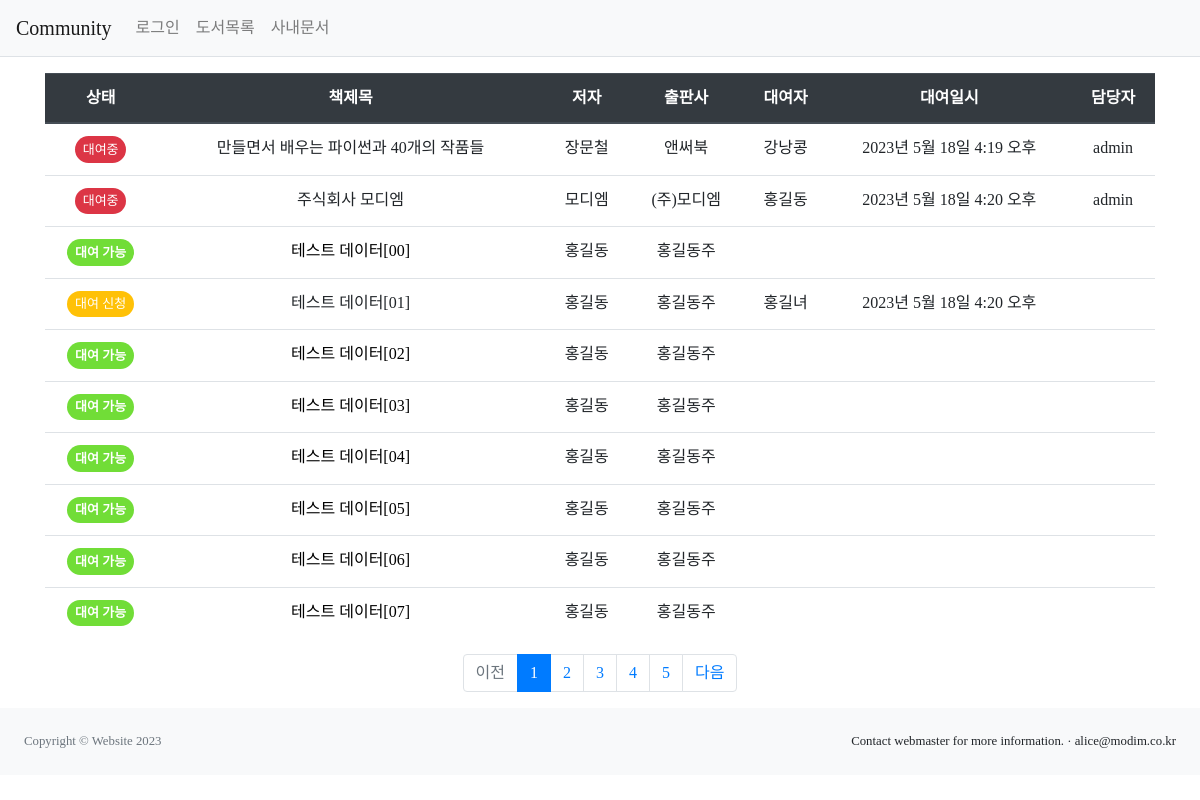
/community/, run on the app's committed database.
### community/models.py (models this page shows, shortened)
class Book(models.Model):
    title = models.CharField(max_length=100)
    author = models.CharField(max_length=50)
    publisher = models.CharField(max_length=50)

class Borrow(models.Model):
    borrower = models.CharField(max_length=10)
    borrow_date = models.DateTimeField(auto_now_add=True)
    manager = models.ForeignKey(User, null=True, blank=True, on_delete=models.PROTECT, max_length=10)
    book = models.OneToOneField(Book, on_delete=models.RESTRICT)
    state = models.BooleanField(default=True)

### community/views.py (the view)
# urls.py: path('', views.index),
def index(request):
    page = request.GET.get('page', '1') # 페이지
    book_list = Book.objects.order_by('title')
    paginator = Paginator(book_list, 10)
    page_obj = paginator.get_page(page)
    context = {'book_list' : page_obj }
    return render(request, 'community/book_list.html', context)

### templates/community/book_list.html (shortened to what this page needs)
{% extends 'base.html' %}
{% block content %}
<section class="container my-3">
    <table class="table">
        <thead>
        <tr class="text-center thead-dark">
            <th>상태</th>
            <th style="width:35%">책제목</th>
            <th>저자</th>
            <th>출판사</th>
            <th>대여자</th>
            <th>대여일시</th>
            <th>담당자</th>
        </tr>
        </thead>
        <tbody>
        {% if book_list %}
        {% for book in book_list %}
        <tr class="text-center">
            <td>
                {%if book.borrow %}
                    {%if book.borrow.state %}
                        <span class="badge rounded-pill bg-danger">대여중</span>
                    {% else %}
                        <span class="badge rounded-pill bg-warning">대여 신청</span>
                    {% endif %}
                {% else %}
                    <span class="badge rounded-pill bg-success">대여 가능</span>
                {% endif%}
            </td>
            <td>
                {% if book.borrow %}
                {{ book.title }}
                {% else %}
                <a href="#" class="borrow" data-uri="{% url 'community:book_borrow' book.id%}"> {{ book.title }}</a>
                {% endif %}
            </td>
            <td>{{ book.author }}</td>
            <td>{{ book.publisher }}</td>
            <td>
                {%if book.borrow %}
                {{ book.borrow.borrower }}
                {% endif %}
            </td>
            <td>
                {%if book.borrow %}
                {{ book.borrow.borrow_date }}
                {% endif %}
            <td>
                {%if book.borrow %}
                    {{ book.borrow.manager | default_if_none:'' }}
                {% endif %}
            </td>
        </tr>
        {% endfor %}
        {% else %}
        <tr>
            <td colspan="3">도서 리스트가 없습니다.</td>
        </tr>
        {% endif %}
        </tbody>
    </table>
    <ul class="pagination justify-content-center">
        {% if book_list.has_previous %}
        <li class="page-item">
            <a class="page-link" href="?page={{ book_list.previous_page_number }}">이전</a>
        </li>
        {% else %}
        <li class="page-item disabled">
            <a class="page-link" tabindex="-1" aria-disabled="true" href="#">이전</a>
        </li>
        {% endif %}
        {% for page_number in book_list.paginator.page_range %}
        {% if page_number >= book_list.number|add:-5 and page_number <= book_list.number|add:5 %}
            {% if page_number == book_list.number %}
            <li class="page-item active" aria-current="page">
                <a class="page-link"  href="?page={{ page_number }}"> {{ page_number }}</a>
            </li>
            {% else %}
            <li class="page-item">
                <a class="page-link" href="?page={{ page_number }}">{{ page_number }}</a>
            </li>
            {% endif %}
        {% endif %}
        {% endfor %}
        {% if book_list.has_next%}
        <li class="page-item">
            <a class="page-link" href="?page={{book_list.next_page_number}}">다음</a>
        </li>
        {% else %}
        <li class="page-item disabled">
            <a class="page-link" tabindex="-1" aria-disabled="true" href="#">다음</a>
        </li>
        {% endif %}
    </ul>
</section>
{% endblock %}

### static/style.css (style rules this page uses)
.badge { display: inline-block; padding: 0.52em 0.593em; font-size: 0.8125em; font-weight: 500; line-height: 1; color: #fff; text-align: center; white-space: nowrap; vertical-align: baseline; border-radius: 0.25rem; }
.bg-success { font-weight: 800; background-color: rgb(113, 221, 55) !important; }
a { color: black; }
body { font-family:NanumSquareNeo-Variable; }

### data on the page
Book: shows "대여중", title "만들면서 배우는 파이썬과 40개의 작품들", author "장문철", publisher "앤써북", borrow.borrower "강낭콩", borrow.borrow_date "2023년 5월 18일 4:19 오후", borrow.manager "admin"
Book: shows "대여중", title "주식회사 모디엠", author "모디엠", publisher "(주)모디엠", borrow.borrower "홍길동", borrow.borrow_date "2023년 5월 18일 4:20 오후", borrow.manager "admin"
Book: shows "대여 가능", title "테스트 데이터[00]", author "홍길동", publisher "홍길동주"
Book: shows "대여 신청", title "테스트 데이터[01]", author "홍길동", publisher "홍길동주", borrow.borrower "홍길녀", borrow.borrow_date "2023년 5월 18일 4:20 오후"
Book: shows "대여 가능", title "테스트 데이터[02]", author "홍길동", publisher "홍길동주"
Book: shows "대여 가능", title "테스트 데이터[03]", author "홍길동", publisher "홍길동주"
Book: shows "대여 가능", title "테스트 데이터[04]", author "홍길동", publisher "홍길동주"
Book: shows "대여 가능", title "테스트 데이터[05]", author "홍길동", publisher "홍길동주"
Book: shows "대여 가능", title "테스트 데이터[06]", author "홍길동", publisher "홍길동주"
Book: shows "대여 가능", title "테스트 데이터[07]", author "홍길동", publisher "홍길동주"

### other printed values
{{ page_number }} "1"
{{ page_number }} "2" "3" "4" "5"
